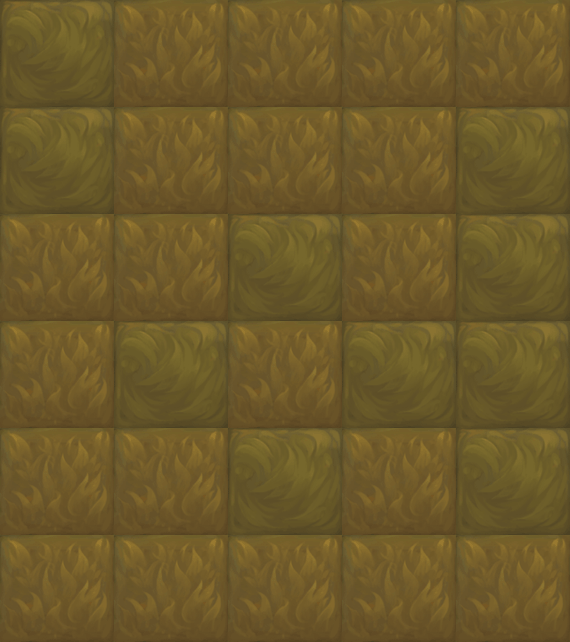

This is a level from a 2D game, rendered from its Tiled map with the project's own tilesets. A one-line summary and the map file follow, with tile-layer data summarised:
An orthogonal 5x6 tile map with 114x107 px tiles, 1 tile layer (块层 1).

<map version="1.0" orientation="orthogonal" width="5" height="6" tilewidth="114" tileheight="107">
 <tileset firstgid="1" name="map003" tilewidth="114" tileheight="107">
  <image source="map004.png" width="228" height="107" />
 </tileset>
 <layer name="块层 1" width="5" height="6">
  <data>[30 cells, 30 non-empty, 2 distinct tile ids]</data>
 </layer>
</map>
